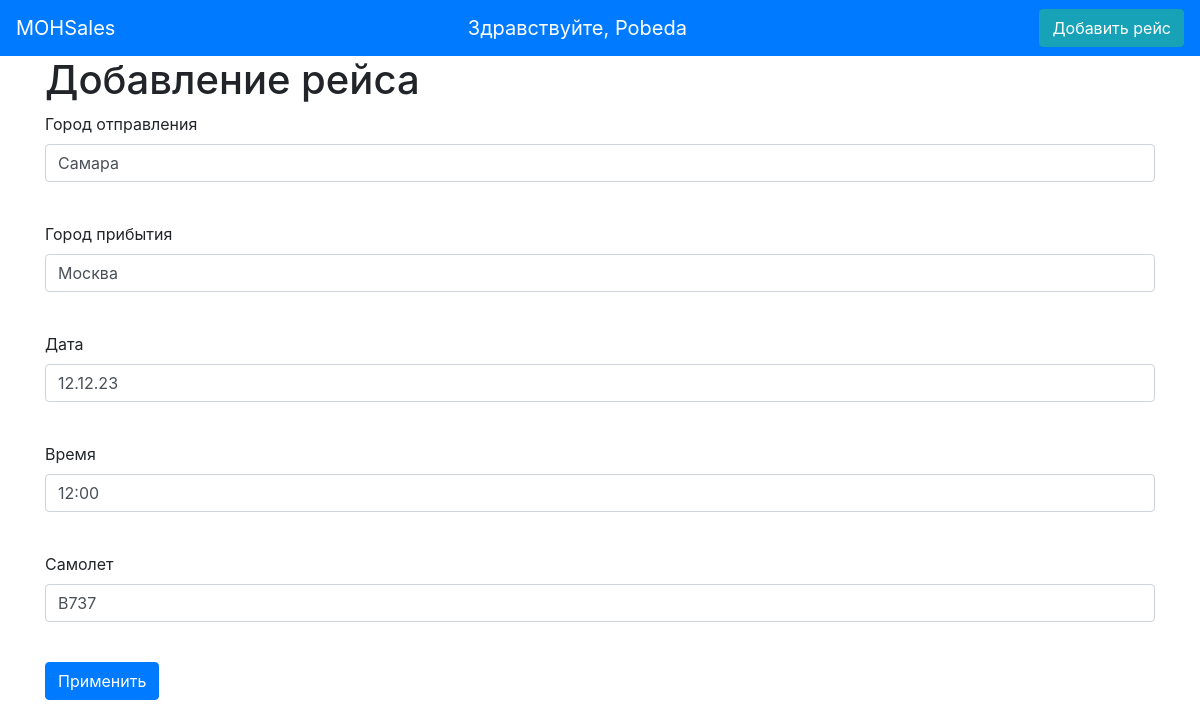
The page /flt/1 (signed in) on the database its author committed.
### data/users.py (models this page shows, shortened)
class User(SqlAlchemyBase, UserMixin, SerializerMixin):
    __tablename__ = 'users'
    id = sqlalchemy.Column(sqlalchemy.Integer,
                           primary_key=True, autoincrement=True)
    name = sqlalchemy.Column(sqlalchemy.String, nullable=True)
    email = sqlalchemy.Column(sqlalchemy.String,
                              index=True, unique=True, nullable=True)
    hashed_password = sqlalchemy.Column(sqlalchemy.String, nullable=True)
    flights = orm.relationship("Flights", back_populates='user')

### data/flights.py (models this page shows)
class Flights(SqlAlchemyBase, SerializerMixin):
    __tablename__ = 'flights'
    id = sqlalchemy.Column(sqlalchemy.Integer,
                           primary_key=True, autoincrement=True)
    city1 = sqlalchemy.Column(sqlalchemy.String, nullable=True)
    city2 = sqlalchemy.Column(sqlalchemy.String, nullable=True)
    date = sqlalchemy.Column(sqlalchemy.String)
    time = sqlalchemy.Column(sqlalchemy.String)
    plane = sqlalchemy.Column(sqlalchemy.String)
    user_id = sqlalchemy.Column(sqlalchemy.Integer,
                                sqlalchemy.ForeignKey("users.id"))
    user = orm.relationship('User')

### server.py (the view, shortened to what this page needs)
@app.route('/flt/<int:id>', methods=['GET', 'POST'])
@login_required
def edit_flt(id):
    form = FlightForm()
    if request.method == "GET":
        db_sess = db_session.create_session()
        flt = db_sess.query(Flights).filter(Flights.id == id,
                                            Flights.user == current_user
                                            ).first()
        if flt:
            form.city1.data = flt.city1
            form.city2.data = flt.city2
            form.date.data = flt.date
            form.time.data = flt.time
            form.plane.data = flt.plane
        else:
            abort(404)
    return render_template('flt.html',
                           title='Редактирование новости',
                           form=form
                           )

### forms/flights.py
class FlightForm(FlaskForm):
    city1 = StringField('Город отправления', validators=[DataRequired()])
    city2 = StringField('Город прибытия', validators=[DataRequired()])
    date = StringField('Дата', default='12.12.23')
    time = StringField('Время', default='12:12')
    plane = StringField('Самолет', default='B737')
    submit = SubmitField('Применить')

### data/db_session.py (called while the page is built)
def create_session() -> Session:
    global __factory
    return __factory()

### server.py (called while the page is built)
@login_manager.user_loader
def load_user(user_id):
    db_sess = db_session.create_session()
    return db_sess.query(User).get(user_id)

### templates/flt.html (shortened to what this page needs)
{% extends "base.html" %}
{% block content %}
<h1>Добавление рейса</h1>
<form action="" method="post">
    <p>
        {{ form.city1.label }}<br>
        {{ form.city1(class="form-control") }}<br>
    </p>
    <p>
        {{ form.city2.label }}<br>
        {{ form.city2(class="form-control") }}<br>
    </p>
    <p>
        {{ form.date.label }}<br>
        {{ form.date(class="form-control") }}<br>
    </p>
    <p>
        {{ form.time.label }}<br>
        {{ form.time(class="form-control") }}<br>
    </p>
    <p>
        {{ form.plane.label }}<br>
        {{ form.plane(class="form-control") }}<br>
    </p>
    <p>{{ form.submit(type="submit", class="btn btn-primary") }}</p>
</form>
{% endblock %}

### templates/base.html (shortened to what this page needs)
<!doctype html>
<html lang="en">
<head>
    <link rel="stylesheet"
          href="https://stackpath.bootstrapcdn.com/bootstrap/4.4.1/css/bootstrap.min.css"
>
</head>
<body>
<header>
    <nav class="navbar sticky-top navbar-dark bg-primary">
        <a class="navbar-brand" href="/">MOHSales</a>
        {% if current_user.is_authenticated %}
        <a class="navbar-brand" href="/logout">Здравствуйте, {{ current_user.name }}</a>
        <a href="flt" class="btn btn-info">Добавить рейс</a>
        {% else %}
        <p>
            <a class="btn btn-warning" href="/bilets">Ваши билеты</a>
            <a class="btn btn-dark" href="/register">Зарегистрировать авиакомпанию</a>
            <a class="btn btn-success" href="/login">Войти в аккаунт авиакомпании</a>
        </p>
        {% endif %}
    </nav>
</header>
<main role="main" class="container">
    {% block content %}{% endblock %}
</main>
</body>
</html>

### rows shown on the page
User: name "Pobeda"
Flights: city1 "Самара", city2 "Москва", date "12.12.23", time "12:00", plane "B737"
